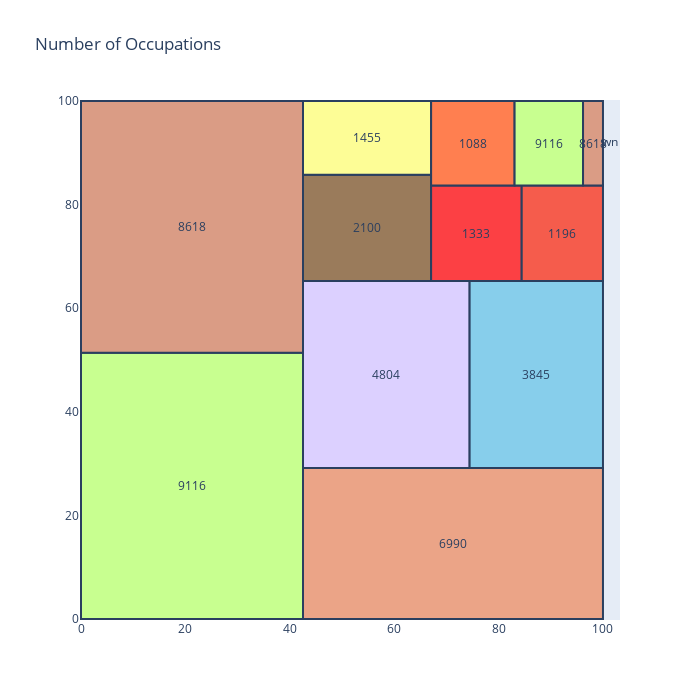

Source (notebook cell):
### Markdown cell above
### Number of Ocupations

### Code cell
import squarify
import random

df = df.drop(df.loc[df["balance"] == 0].index)

x = 0
y = 0
width = 100
height = 100

job_names = df['job'].value_counts().index
values = df['job'].value_counts().tolist()

normed = squarify.normalize_sizes(values, width, height)
rects = squarify.squarify(normed, x, y, width, height)

colors = ['rgb(200, 255, 144)','rgb(135, 206, 235)',
          'rgb(235, 164, 135)','rgb(220, 208, 255)',
          'rgb(253, 253, 150)','rgb(255, 127, 80)', 
          'rgb(218, 156, 133)', 'rgb(245, 92, 76)',
          'rgb(252, 64, 68)', 'rgb(154, 123, 91)']

random.shuffle(colors)

shapes = []
annotations = []
counter = 0

for r in rects:
    shapes.append(
        dict(
            type = 'rect',
            x0 = r['x'],
            y0 = r['y'],
            x1 = r['x'] + r['dx'],
            y1 = r['y'] + r['dy'],
            line = dict(width=2),
            fillcolor = colors[counter]
        )
    )
    annotations.append(
        dict(
            x = r['x']+(r['dx']/2),
            y = r['y']+(r['dy']/2),
            text = values[counter],
            showarrow = False
        )
    )
    counter = counter + 1
    if counter >= len(colors):
        counter = 0
    
# For hover text
trace0 = go.Scatter(
    x = [ r['x']+(r['dx']/2) for r in rects],
    y = [ r['y']+(r['dy']/2) for r in rects],
    text = [ str(v) for v in job_names],
    mode='text',
)

layout = dict(
    title='Number of Occupations',
    height=700, 
    width=700,
    xaxis=dict(showgrid=False,zeroline=False),
    yaxis=dict(showgrid=False,zeroline=False),
    shapes=shapes,
    annotations=annotations,
    hovermode='closest'
)

# With hovertext
figure = dict(data=[trace0], layout=layout)

iplot(figure, filename='squarify-treemap')

### Figure 1 — Plotly figure (JSON) as saved in the notebook; plotly's stock layout.template omitted (floating-point values rounded to 4 significant figures)
{"data": [{"mode": "text", "text": ["blue-collar", "management", "technician", "admin.", "services", "retired", "self-employed", "entrepreneur", "unemployed", "housemaid", "student", "unknown"], "type": "scatter", "x": [21.27, 21.27, 71.27, 58.49, 87.23, 54.8, 54.8, 75.75, 92.21, 75.07, 89.62, 98.09], "y": [25.7, 75.7, 14.58, 47.22, 47.22, 75.52, 92.89, 74.47, 74.47, 91.84, 91.84, 91.84]}], "layout": {"annotations": [{"showarrow": false, "text": "9116", "x": 21.27, "y": 25.7}, {"showarrow": false, "text": "8618", "x": 21.27, "y": 75.7}, {"showarrow": false, "text": "6990", "x": 71.27, "y": 14.58}, {"showarrow": false, "text": "4804", "x": 58.49, "y": 47.22}, {"showarrow": false, "text": "3845", "x": 87.23, "y": 47.22}, {"showarrow": false, "text": "2100", "x": 54.8, "y": 75.52}, {"showarrow": false, "text": "1455", "x": 54.8, "y": 92.89}, {"showarrow": false, "text": "1333", "x": 75.75, "y": 74.47}, {"showarrow": false, "text": "1196", "x": 92.21, "y": 74.47}, {"showarrow": false, "text": "1088", "x": 75.07, "y": 91.84}, {"showarrow": false, "text": "9116", "x": 89.62, "y": 91.84}, {"showarrow": false, "text": "8618", "x": 98.09, "y": 91.84}], "height": 700, "hovermode": "closest", "shapes": [{"fillcolor": "rgb(200, 255, 144)", "line": {"width": 2}, "type": "rect", "x0": 0, "x1": 42.53, "y0": 0, "y1": 51.4}, {"fillcolor": "rgb(218, 156, 133)", "line": {"width": 2}, "type": "rect", "x0": 0, "x1": 42.53, "y0": 51.4, "y1": 100}, {"fillcolor": "rgb(235, 164, 135)", "line": {"width": 2}, "type": "rect", "x0": 42.53, "x1": 100, "y0": 0, "y1": 29.17}, {"fillcolor": "rgb(220, 208, 255)", "line": {"width": 2}, "type": "rect", "x0": 42.53, "x1": 74.45, "y0": 29.17, "y1": 65.26}, {"fillcolor": "rgb(135, 206, 235)", "line": {"width": 2}, "type": "rect", "x0": 74.45, "x1": 100.0, "y0": 29.17, "y1": 65.26}, {"fillcolor": "rgb(154, 123, 91)", "line": {"width": 2}, "type": "rect", "x0": 42.53, "x1": 67.07, "y0": 65.26, "y1": 85.78}, {"fillcolor": "rgb(253, 253, 150)", "line": {"width": 2}, "type": "rect", "x0": 42.53, "x1": 67.07, "y0": 85.78, "y1": 100}, {"fillcolor": "rgb(252, 64, 68)", "line": {"width": 2}, "type": "rect", "x0": 67.07, "x1": 84.43, "y0": 65.26, "y1": 83.68}, {"fillcolor": "rgb(245, 92, 76)", "line": {"width": 2}, "type": "rect", "x0": 84.43, "x1": 100, "y0": 65.26, "y1": 83.68}, {"fillcolor": "rgb(255, 127, 80)", "line": {"width": 2}, "type": "rect", "x0": 67.07, "x1": 83.07, "y0": 83.68, "y1": 100}, {"fillcolor": "rgb(200, 255, 144)", "line": {"width": 2}, "type": "rect", "x0": 83.07, "x1": 96.18, "y0": 83.68, "y1": 100}, {"fillcolor": "rgb(218, 156, 133)", "line": {"width": 2}, "type": "rect", "x0": 96.18, "x1": 100.0, "y0": 83.68, "y1": 100.0}], "title": {"text": "Number of Occupations"}, "width": 700, "xaxis": {"showgrid": false, "zeroline": false}, "yaxis": {"showgrid": false, "zeroline": false}}}
